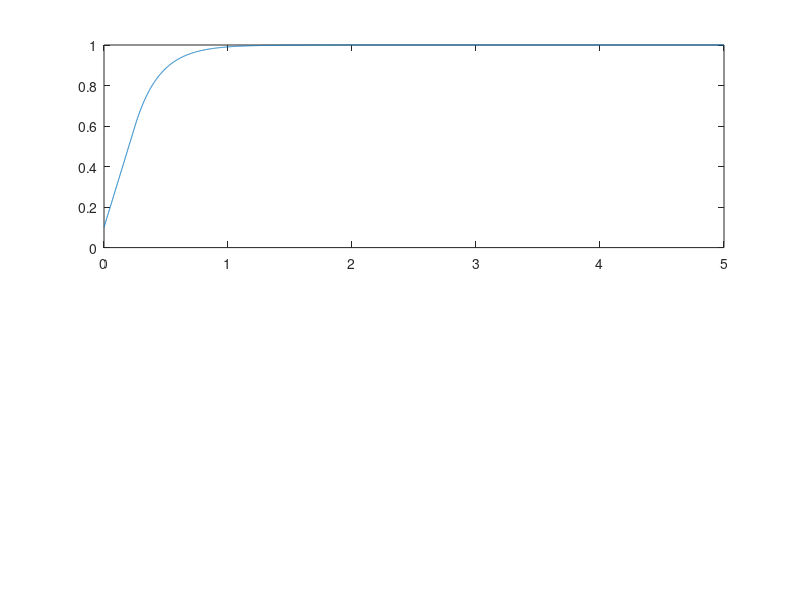

Reproduce this figure in MATLAB. (Note: this script raises an error after producing the figure.)

function safe_control_demo
    % Parameters
    x0    = 0.1;
    u_min = -2.0;
    u_max =  2.0;
    kappa = 5.0;
    k_p   = 5.0;
    T     = 5.0;
    dt    = 1e-3;

    N = floor(T / dt);
    x = x0;
    x_ref = 1.0;

    t_vec = zeros(N+1,1);
    x_vec = zeros(N+1,1);
    u_nom_vec  = zeros(N,1);
    u_safe_vec = zeros(N,1);

    t_vec(1) = 0.0;
    x_vec(1) = x0;

    for k = 1:N
        t = k * dt;
        u_des = -k_p * (x - x_ref);
        u_safe = safe_input(x, u_des, u_min, u_max, kappa);
        x = x + dt * u_safe;

        t_vec(k+1) = t;
        x_vec(k+1) = x;
        u_nom_vec(k)  = u_des;
        u_safe_vec(k) = u_safe;
    end

    % Plot results
    figure;
    subplot(2,1,1);
    plot(t_vec, x_vec); hold on;
    yline(0, '--');
    ylabel('x(t)');
    title('State with safety filter and input limits');

    subplot(2,1,2);
    plot(t_vec(2:end), u_nom_vec, 'DisplayName','u\_des'); hold on;
    plot(t_vec(2:end), u_safe_vec, '--', 'DisplayName','u\_safe');
    yline(u_min, ':', 'DisplayName','u\_min');
    yline(u_max, ':', 'DisplayName','u\_max');
    xlabel('time');
    ylabel('input');
    legend('Location','best');
end

function u_safe = safe_input(x, u_des, u_min, u_max, kappa)
    % Scalar safety filter for dot{x} = u with h(x) = x.
    u_low = max(u_min, -kappa * x);
    u_high = u_max;
    u_safe = min(u_high, max(u_low, u_des));
end
